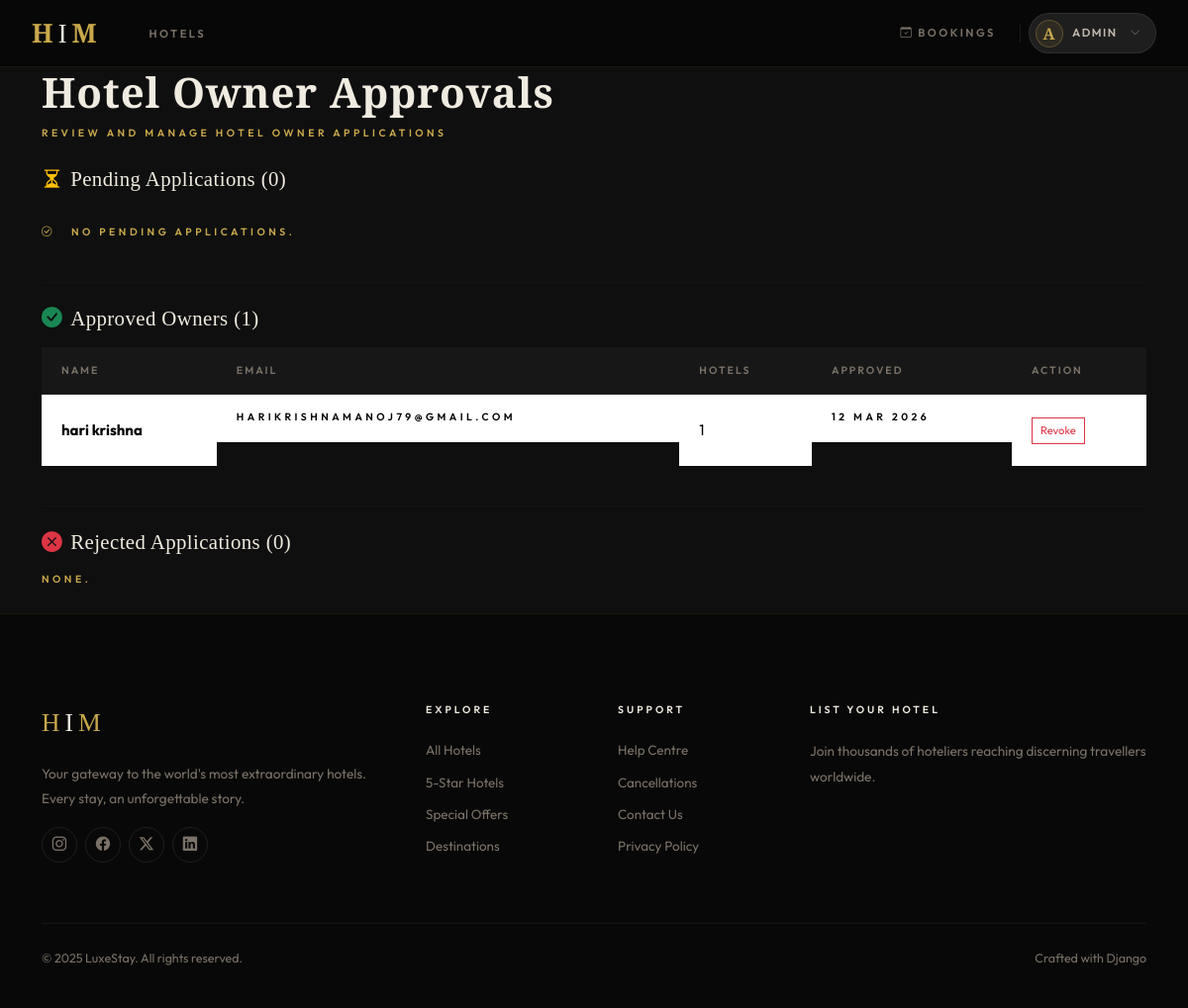
/accounts/admin/owner-approvals/ (signed in), run on the app's committed database.
### accounts/models.py (models this page shows, shortened)
class UserProfile(models.Model):
    ROLE_CHOICES = [
        ('guest', 'Guest'),
        ('hotel_owner', 'Hotel Owner'),
    ]
    APPROVAL_CHOICES = [
        ('not_requested', 'Not Requested'),
        ('pending', 'Pending Approval'),
        ('approved', 'Approved'),
        ('rejected', 'Rejected'),
    ]
    user = models.OneToOneField(User, on_delete=models.CASCADE, related_name='profile')
    role = models.CharField(max_length=20, choices=ROLE_CHOICES, default='guest')
    owner_approval_status = models.CharField(max_length=20, choices=APPROVAL_CHOICES, default='not_requested')
    owner_rejection_reason = models.TextField(blank=True)
    owner_requested_at = models.DateTimeField(null=True, blank=True)
    owner_reviewed_at = models.DateTimeField(null=True, blank=True)
    phone = models.CharField(max_length=20, blank=True)
    avatar = models.ImageField(upload_to='avatars/', null=True, blank=True)
    bio = models.TextField(blank=True)
    date_of_birth = models.DateField(null=True, blank=True)
    nationality = models.CharField(max_length=100, blank=True)
    passport_number = models.CharField(max_length=50, blank=True)
    address = models.CharField(max_length=300, blank=True)
    city = models.CharField(max_length=100, blank=True)
    country = models.CharField(max_length=100, blank=True)
    @property
    def is_hotel_owner(self):
        return self.role == 'hotel_owner' and self.owner_approval_status == 'approved'

### accounts/views.py (the view)
# urls.py: path('admin/owner-approvals/', views.owner_approval_list, name='owner_approval_list'),
@login_required
@user_passes_test(is_staff)
def owner_approval_list(request):
    pending   = UserProfile.objects.filter(role='hotel_owner', owner_approval_status='pending').select_related('user')
    approved  = UserProfile.objects.filter(role='hotel_owner', owner_approval_status='approved').select_related('user')
    rejected  = UserProfile.objects.filter(role='hotel_owner', owner_approval_status='rejected').select_related('user')
    return render(request, 'accounts/owner_approval_list.html', {
        'pending': pending,
        'approved': approved,
        'rejected': rejected,
    })

### accounts/context_processors.py (called while the page is built)
def pending_approvals(request):
    count = 0
    if request.user.is_authenticated and request.user.is_staff:
        count = UserProfile.objects.filter(role='hotel_owner', owner_approval_status='pending').count()
    return {'pending_approvals_count': count}

### accounts/views.py (called while the page is built)
def is_staff(user):
    return user.is_staff

### templates/accounts/owner_approval_list.html (shortened to what this page needs)
{% extends 'base.html' %}
{% block content %}
<div class="page-header">
    <div class="container d-flex justify-content-between align-items-center">
        <div>
            <h2>Hotel Owner Approvals</h2>
            <p class="filter-panel-title mb-0">Review and manage hotel owner applications</p>
        </div>
    </div>
</div>
<div class="container my-4">
    <h5 class="mb-3" style="font-family:'Playfair Display',serif;">
        <i class="bi bi-hourglass-split text-warning me-2"></i>Pending Applications ({{ pending.count }})
    </h5>
    {% if pending %}
        {% for profile in pending %}
        <div class="approval-card pending">
            <div class="row align-items-center g-3">
                <div class="col-md-5">
                    <strong>{{ profile.user.get_full_name|default:profile.user.username }}</strong>
                    <span class="filter-panel-title small ms-2">@{{ profile.user.username }}</span><br>
                    <a href="mailto:{{ profile.user.email }}" class="small filter-panel-title">{{ profile.user.email }}</a>
                    {% if profile.phone %}<br><span class="small filter-panel-title"><i class="bi bi-telephone me-1"></i>{{ profile.phone }}</span>{% endif %}
                </div>
                <div class="col-md-3 small filter-panel-title">
                    {% if profile.owner_requested_at %}
                    <i class="bi bi-calendar3 me-1"></i>Applied: {{ profile.owner_requested_at|date:"d M Y" }}<br>
                    {% endif %}
                    Member since: {{ profile.user.date_joined|date:"d M Y" }}
                    {% if profile.country %}<br><i class="bi bi-geo-alt me-1"></i>{{ profile.country }}{% endif %}
                </div>
                <div class="col-md-4 d-flex gap-2 justify-content-md-end flex-wrap">
                    <form method="post" action="{% url 'approve_owner' profile.id %}">
                        {% csrf_token %}
                        <button type="submit" class="btn btn-success btn-sm" style="border-radius:0;"
                                onclick="return confirm('Approve {{ profile.user.username }} as hotel owner?')">
                            <i class="bi bi-check-lg me-1"></i>Approve
                        </button>
                    </form>
                    <a href="{% url 'reject_owner' profile.id %}" class="btn btn-outline-danger btn-sm" style="border-radius:0;">
                        <i class="bi bi-x-lg me-1"></i>Reject
                    </a>
                </div>
            </div>
        </div>
        {% endfor %}
    {% else %}
    <p class="filter-panel-title py-3"><i class="bi bi-check-circle me-2"></i>No pending applications.</p>
    {% endif %}
    <hr class="my-4">
    <h5 class="mb-3" style="font-family:'Playfair Display',serif;">
        <i class="bi bi-check-circle-fill text-success me-2"></i>Approved Owners ({{ approved.count }})
    </h5>
    {% if approved %}
    <div class="table-responsive">
        <table class="table table-sm align-middle">
            <thead style="font-size:0.75rem; text-transform:uppercase; letter-spacing:1px;">
                <tr><th>Name</th><th>Email</th><th>Hotels</th><th>Approved</th><th>Action</th></tr>
            </thead>
            <tbody>
            {% for profile in approved %}
            <tr>
                <td><strong>{{ profile.user.get_full_name|default:profile.user.username }}</strong></td>
                <td class="small filter-panel-title">{{ profile.user.email }}</td>
                <td>{{ profile.user.hotels.count }}</td>
                <td class="small filter-panel-title">{{ profile.owner_reviewed_at|date:"d M Y"|default:"—" }}</td>
                <td>
                    <a href="{% url 'reject_owner' profile.id %}" class="btn btn-outline-danger btn-sm" style="border-radius:0; font-size:0.7rem;">Revoke</a>
                </td>
            </tr>
            {% endfor %}
            </tbody>
        </table>
    </div>
    {% else %}
    <p class="filter-panel-title small">None yet.</p>
    {% endif %}
    <hr class="my-4">
    <h5 class="mb-3" style="font-family:'Playfair Display',serif;">
        <i class="bi bi-x-circle-fill text-danger me-2"></i>Rejected Applications ({{ rejected.count }})
    </h5>
    {% if rejected %}
    <div class="table-responsive">
        <table class="table table-sm align-middle">
            <thead style="font-size:0.75rem; text-transform:uppercase; letter-spacing:1px;">
                <tr><th>Name</th><th>Email</th><th>Reason</th><th>Rejected</th><th>Action</th></tr>
            </thead>
            <tbody>
            {% for profile in rejected %}
            <tr>
                <td><strong>{{ profile.user.get_full_name|default:profile.user.username }}</strong></td>
                <td class="small filter-panel-title">{{ profile.user.email }}</td>
                <td class="small filter-panel-title">{{ profile.owner_rejection_reason|default:"—"|truncatechars:60 }}</td>
                <td class="small filter-panel-title">{{ profile.owner_reviewed_at|date:"d M Y"|default:"—" }}</td>
                <td>
                    <form method="post" action="{% url 'approve_owner' profile.id %}">
                        {% csrf_token %}
                        <button type="submit" class="btn btn-success btn-sm" style="border-radius:0; font-size:0.7rem;">Re-approve</button>
                    </form>
                </td>
            </tr>
            {% endfor %}
            </tbody>
        </table>
    </div>
    {% else %}
    <p class="filter-panel-title small">None.</p>
    {% endif %}
</div>
{% endblock %}

### templates/base.html (shortened to what this page needs)
{% load static %}
<!DOCTYPE html>
<html lang="en">
<head>
  <link href="https://cdn.jsdelivr.net/npm/bootstrap@5.3.2/dist/css/bootstrap.min.css" rel="stylesheet">
  <link href="https://cdn.jsdelivr.net/npm/bootstrap-icons@1.11.3/font/bootstrap-icons.css" rel="stylesheet">
  <link href="{% static 'css/luxe.css' %}" rel="stylesheet">
</head>
<body>
<header class="ls-nav">
  <div class="ls-nav-inner">
    <a href="{% url 'home' %}" class="ls-brand">H<em>I</em>M</a>
    <ul class="ls-nav-links d-none d-lg-flex ms-2">
      <li><a href="{% url 'hotel_list' %}" class="ls-nav-link">Hotels</a></li>
    </ul>
    <div class="ms-auto d-none d-lg-flex align-items-center gap-2">
      {% if user.is_authenticated %}
        <a href="{% url 'my_bookings' %}" class="ls-nav-link"><i class="bi bi-calendar-check me-1"></i>Bookings</a>
        <div class="ls-dropdown">
          <div class="ls-avatar-pill" tabindex="0">
            <div class="ls-avatar">{{ user.first_name.0|default:user.username.0|upper }}</div>
            {{ user.first_name|default:user.username|truncatechars:12 }}
            <i class="bi bi-chevron-down ms-1" style="font-size:.65rem;color:var(--ink-3);"></i>
          </div>
        </div>
      {% else %}
        <a href="{% url 'login' %}" class="btn-ls btn-ghost sm">Sign In</a>
        <a href="{% url 'register' %}" class="btn-ls btn-gold sm">Register</a>
      {% endif %}
    </div>
  </div>
</header>
{% block content %}{% endblock %}
<footer class="ls-footer">
  <div class="container">
    <div class="row g-5">
      <div class="col-lg-4">
        <span class="footer-brand">H<em>I</em>M</span>
        <p class="footer-text">Your gateway to the world's most extraordinary hotels. Every stay, an unforgettable story.</p>
        <div class="d-flex gap-2 mt-3">
          <a href="#" class="footer-social"><i class="bi bi-instagram"></i></a>
          <a href="#" class="footer-social"><i class="bi bi-facebook"></i></a>
          <a href="#" class="footer-social"><i class="bi bi-twitter-x"></i></a>
          <a href="#" class="footer-social"><i class="bi bi-linkedin"></i></a>
        </div>
      </div>
      <div class="col-lg-2 col-6">
        <div class="footer-heading">Explore</div>
        <a href="{% url 'hotel_list' %}" class="footer-link">All Hotels</a>
        <a href="{% url 'hotel_list' %}?stars=5" class="footer-link">5-Star Hotels</a>
        <a href="#" class="footer-link">Special Offers</a>
        <a href="#" class="footer-link">Destinations</a>
      </div>
      <div class="col-lg-2 col-6">
        <div class="footer-heading">Support</div>
        <a href="#" class="footer-link">Help Centre</a>
        <a href="#" class="footer-link">Cancellations</a>
        <a href="#" class="footer-link">Contact Us</a>
        <a href="#" class="footer-link">Privacy Policy</a>
      </div>
      <div class="col-lg-4">
        <div class="footer-heading">List Your Hotel</div>
        <p class="footer-text mb-3">Join thousands of hoteliers reaching discerning travellers worldwide.</p>
      </div>
    </div>
    <div class="footer-bottom d-flex justify-content-between flex-wrap gap-2">
      <span>© 2025 LuxeStay. All rights reserved.</span>
      <span>Crafted with Django</span>
    </div>
  </div>
</footer>
</body>
</html>

### data on the page
UserProfile: user.get_full_name "hari krishna", user.email "HARIKRISHNAMANOJ79@GMAIL.COM", user.hotels.count "1", owner_reviewed_at "12 MAR 2026"

### other printed values
{{ user.first_name.0|default:user.username.0|upper }} "A"
{{ user.first_name|default:user.username|truncatechars:12 }} "ADMIN"
{{ pending.count }} "0"
{{ approved.count }} "1"
{{ rejected.count }} "0"
